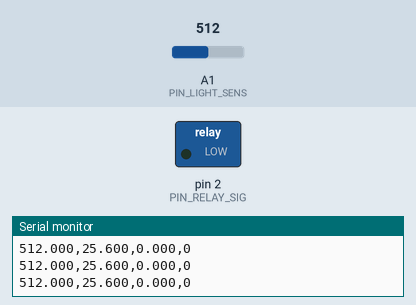
Recording of a sketch running on a simulated Arduino Uno, built with avr-gcc and run on an emulated ATmega328P. On the bench: switched loads named in the sketch (green lamp = pin HIGH), the last lines printed to the serial monitor. Inputs (shaded band) come from the test bench; at power-on: A1 (PIN_LIGHT_SENS) = 512.

Above: at 1.2 s.
1.3 s: A1 (PIN_LIGHT_SENS) set to 549
At 2.0 s:
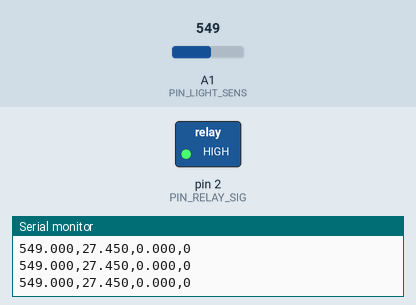
2.8 s: A1 (PIN_LIGHT_SENS) set to 582
5.8 s: A1 (PIN_LIGHT_SENS) set to 607
7.3 s: A1 (PIN_LIGHT_SENS) set to 511
At 8.1 s:
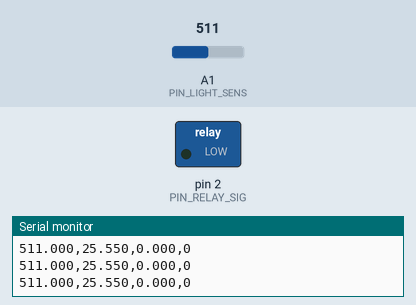
Timing chart, 0 to 9.8 s (numbered marks = the images above; inputs shaded):
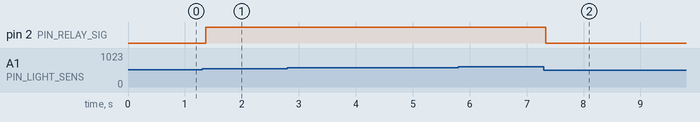

The sketch:

light_switch.ino
```cpp
const int PIN_LIGHT_SENS = A1;
const int PIN_RELAY_SIG  = 2;

const int   n_samples         = 50;
const float EXP_SMOOTH_FACTOR = 0.5;
const float DEBOUNCE_INTERVAL = 4 * n_samples;

float exp_av         = 0.0;
float samples_av     = 0.0;
float debounce_timer = 0.0;
bool  relay_state    = false;
float trigger_thresh = 1023;
bool  trigger_fired  = false;

void setup() {
    Serial.begin(9600);
    pinMode(PIN_RELAY_SIG, OUTPUT);
    digitalWrite(PIN_RELAY_SIG, LOW);
}

void loop() {
    float sum = 0.0;
    for (int i = 0; i < n_samples; i++) {
        float light_value = float(analogRead(PIN_LIGHT_SENS));
        exp_av            = (EXP_SMOOTH_FACTOR * light_value) + (1 - EXP_SMOOTH_FACTOR) * exp_av;
        sum += exp_av;
        delay(1);
    }
    debounce_timer += n_samples;

    float samples_av_new = float(sum) / float(n_samples);
    float change         = abs(samples_av_new - samples_av);
    samples_av           = samples_av_new;

    // real-world sig range = [0,40] (roughly)
    // signal = 3.0, trigger = 60% of signal
    // signal = 10.0, trigger = 30%
    // limit signal trigger fraction = [5%, 60%]
    float trigger_frac = samples_av * (-0.0428571429) + 0.728571429;
    // float trigger_frac = samples_av * (-0.0428571429) + 1.728571429;
    trigger_frac = max(trigger_frac, 0.05);
    trigger_frac = min(trigger_frac, 0.6);

    // when signal=0, min thresh=1
    trigger_thresh = samples_av * trigger_frac;
    trigger_thresh = max(trigger_thresh, 3.5);

    if ((change > trigger_thresh) && (debounce_timer >= DEBOUNCE_INTERVAL)) {
        trigger_fired = true;
    }

    Serial.print(samples_av, 3);
    Serial.print(",");
    Serial.print(trigger_thresh, 3);
    Serial.print(",");
    Serial.print(change, 3);
    Serial.print(",");
    Serial.println(trigger_fired);

    if (trigger_fired) {
        trigger_fired  = false;
        debounce_timer = 0.0;
        relay_state    = !relay_state;

        if (relay_state) {
            digitalWrite(PIN_RELAY_SIG, HIGH);
        } else {
            digitalWrite(PIN_RELAY_SIG, LOW);
        }
    }
}
```

Measured:
- the behaviour switches between 539 and 540 on A1 (PIN_LIGHT_SENS) (found by bisection; images 0 and 1)
- after the input at 1.3 s, pin 2 (PIN_RELAY_SIG): LOW → HIGH after 0.06 s
- after the input at 7.3 s, pin 2 (PIN_RELAY_SIG): HIGH → LOW at once
